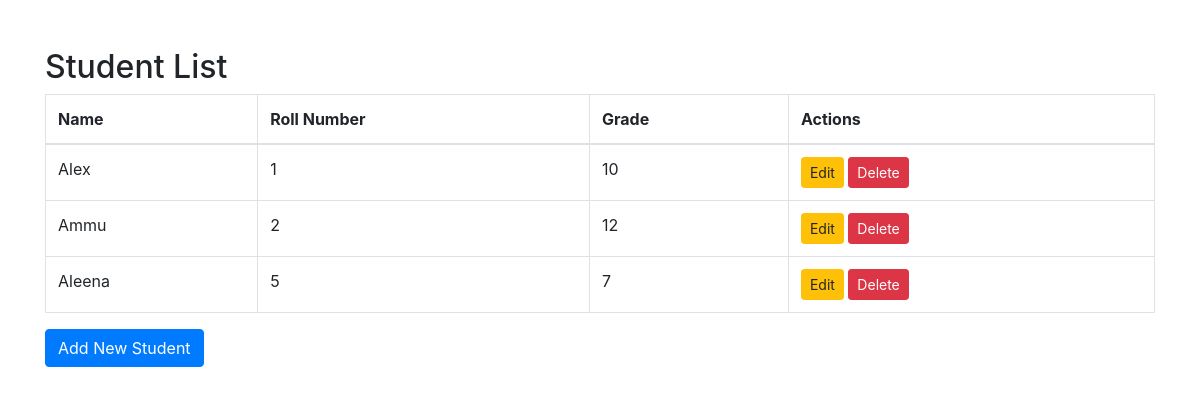
Before: /api/list/ with the older database file.
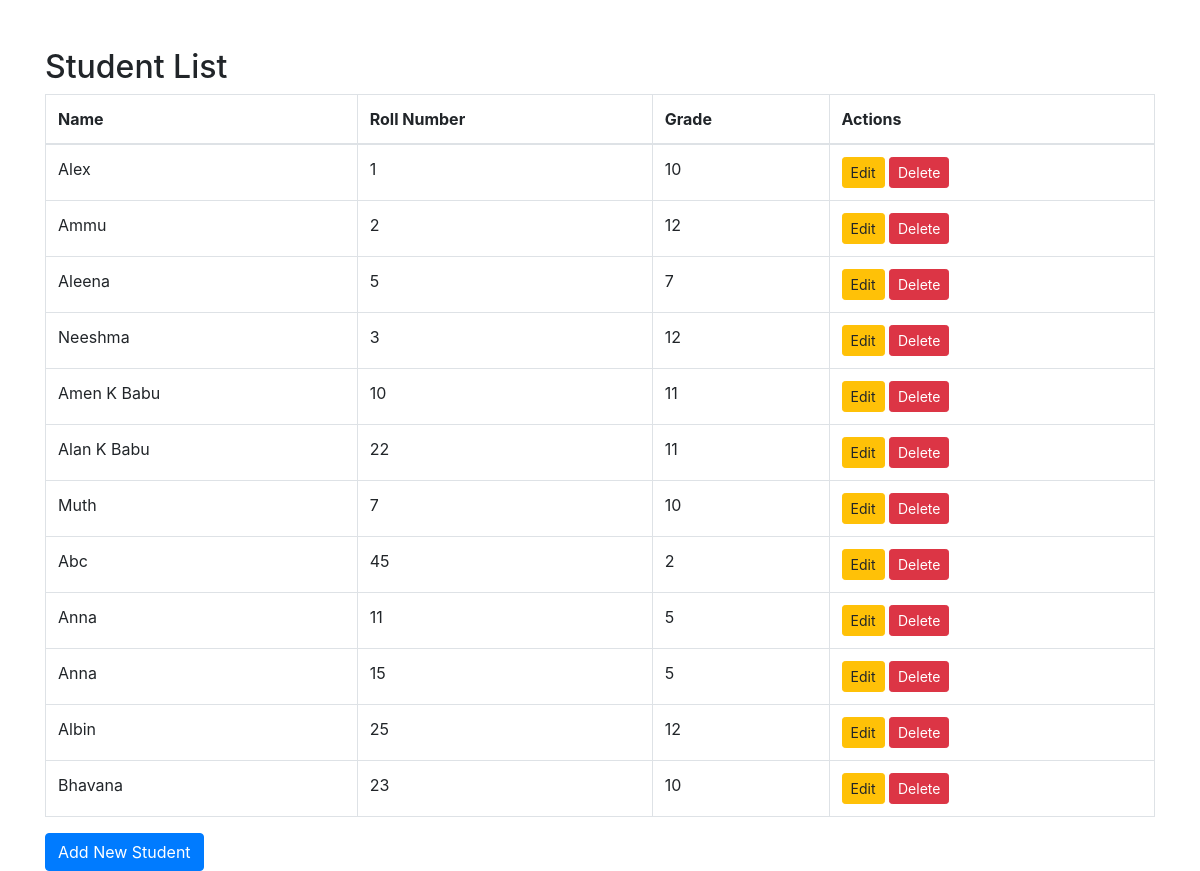
After: the same page with the newer database file.
### school_app/models.py (models this page shows, shortened)
class Student(models.Model):
    name = models.CharField(max_length=255)
    roll_number = models.CharField(max_length=50, unique=True)
    grade = models.CharField(max_length=50)  # Renamed from class_name
    created_at = models.DateTimeField(auto_now_add=True)
    updated_at = models.DateTimeField(auto_now=True)

### school_app/views.py (the view)
# urls.py: path('list/', views.student_list, name='student_list'),
def student_list(request):
    students = Student.objects.all()
    return render(request, 'student_list.html', {'students': students})

### school_app/Templates/student_list.html (shortened to what this page needs)
<!DOCTYPE html>
<html lang="en">
<head>
    <link rel="stylesheet" href="https://cdnjs.cloudflare.com/ajax/libs/bootstrap/4.5.2/css/bootstrap.min.css">
</head>
<body>
    <div class="container mt-5">
        <h2>Student List</h2>
        <table class="table table-bordered">
            <thead>
                <tr>
                    <th>Name</th>
                    <th>Roll Number</th>
                    <th>Grade</th>
                    <th>Actions</th>
                </tr>
            </thead>
            <tbody>
                {% for student in students %}
                    <tr>
                        <td>{{ student.name }}</td>
                        <td>{{ student.roll_number }}</td>
                        <td>{{ student.grade }}</td>
                        <td>
                            <a href="{% url 'update_student' student.id %}" class="btn btn-warning btn-sm">Edit</a>
                            <a href="{% url 'delete_student' student.id %}" class="btn btn-danger btn-sm">Delete</a>
                        </td>
                    </tr>
                {% endfor %}
            </tbody>
        </table>
        <a href="{% url 'add_student' %}" class="btn btn-primary">Add New Student</a>
    </div>
</body>
</html>

Changed rows visible on the page:
added Student: name "Neeshma", roll_number "3", grade "12"
added Student: name "Amen K Babu", roll_number "10", grade "11"
added Student: name "Alan K Babu", roll_number "22", grade "11"
added Student: name "Muth", roll_number "7", grade "10"
added Student: name "Abc", roll_number "45", grade "2"
added Student: name "Anna", roll_number "11", grade "5"
added Student: name "Anna", roll_number "15", grade "5"
added Student: name "Albin", roll_number "25", grade "12"
added Student: name "Bhavana", roll_number "23", grade "10"
